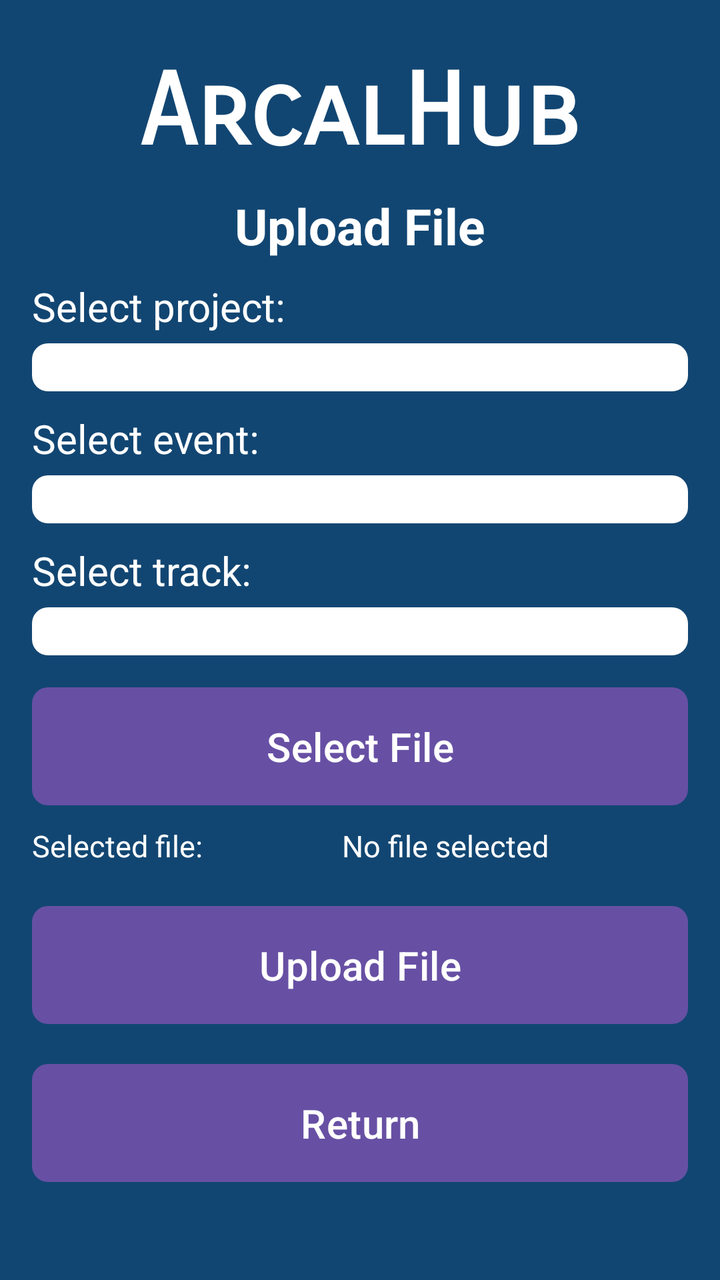
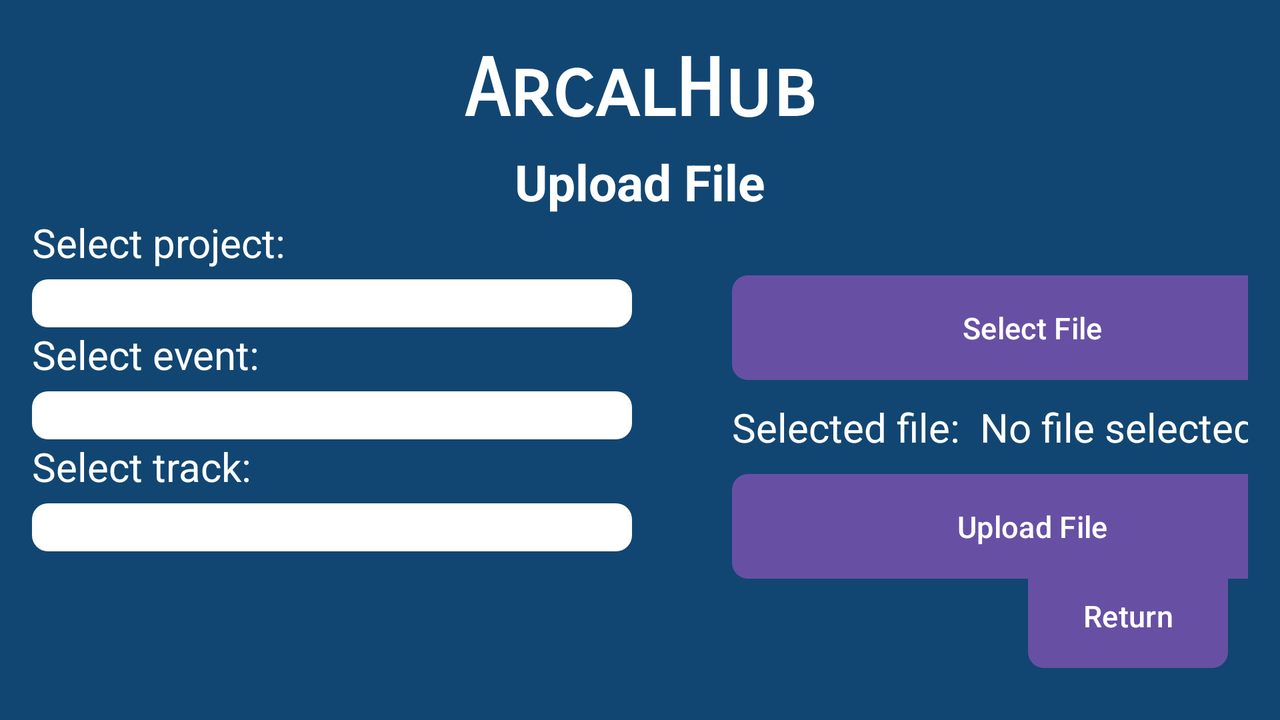

One screen, two layout resources from the same app: the default and the repository's alternative for another configuration. Each is rendered where Android would select it; the XML of both is given below.
<!-- AndroidManifest.xml: application theme Theme.ProyectoAplicacion -->
<!-- res/layout/activity_upload.xml -->
<?xml version="1.0" encoding="utf-8"?>
<androidx.constraintlayout.widget.ConstraintLayout xmlns:android="http://schemas.android.com/apk/res/android"
    xmlns:app="http://schemas.android.com/apk/res-auto"
    xmlns:tools="http://schemas.android.com/tools"
    android:layout_width="match_parent"
    android:layout_height="match_parent"
    tools:context=".UploadActivity"
    android:padding="16dp"
    android:background="@color/bluedark">

    <TextView
        android:id="@+id/nameAPP"
        android:layout_width="wrap_content"
        android:layout_height="wrap_content"
        android:layout_marginTop="10dp"
        android:fontFamily="sans-serif-smallcaps"
        android:text="ArcalHub"
        android:textColor="@color/white"
        android:textSize="50dp"
        android:textStyle="bold"
        app:layout_constraintTop_toTopOf="parent"
        app:layout_constraintStart_toStartOf="parent"
        app:layout_constraintEnd_toEndOf="parent"/>

    <TextView
        android:id="@+id/uploadActivity"
        android:layout_width="wrap_content"
        android:layout_height="wrap_content"
        android:text="Upload File"
        android:textColor="@color/white"
        android:textSize="25dp"
        android:textStyle="bold"
        app:layout_constraintTop_toBottomOf="@id/nameAPP"
        app:layout_constraintStart_toStartOf="parent"
        app:layout_constraintEnd_toEndOf="parent"
        android:layout_marginTop="10dp"/>

    <TextView
        android:id="@+id/selectProjectText"
        android:layout_width="match_parent"
        android:layout_height="wrap_content"
        android:layout_marginTop="10dp"
        android:text="Select project:"
        android:textColor="@color/white"
        android:textSize="20dp"
        app:layout_constraintTop_toBottomOf="@id/uploadActivity"
        app:layout_constraintStart_toStartOf="parent"
        app:layout_constraintEnd_toEndOf="parent" />

    <Spinner
        android:id="@+id/projectSpinner"
        android:layout_width="match_parent"
        android:layout_height="wrap_content"
        style="@style/SpinnerStyle"
        android:layout_marginTop="5dp"
        app:layout_constraintTop_toBottomOf="@id/selectProjectText"
        app:layout_constraintStart_toStartOf="parent"
        app:layout_constraintEnd_toEndOf="parent"/>

    <TextView
        android:id="@+id/selectEventText"
        android:layout_width="match_parent"
        android:layout_height="wrap_content"
        android:text="Select event:"
        android:textColor="@color/white"
        android:textSize="20dp"
        app:layout_constraintTop_toBottomOf="@id/projectSpinner"
        app:layout_constraintEnd_toEndOf="parent"
        app:layout_constraintStart_toStartOf="parent"
        android:layout_marginTop="10dp" />

    <Spinner
        android:id="@+id/eventSpinner"
        android:layout_width="match_parent"
        android:layout_height="wrap_content"
        style="@style/SpinnerStyle"
        app:layout_constraintTop_toBottomOf="@id/selectEventText"
        app:layout_constraintStart_toStartOf="parent"
        app:layout_constraintEnd_toEndOf="parent"
        android:layout_marginTop="5dp"/>

    <TextView
        android:id="@+id/selectTrackText"
        android:layout_width="match_parent"
        android:layout_height="wrap_content"
        android:text="Select track:"
        android:textColor="@color/white"
        android:textSize="20dp"
        app:layout_constraintTop_toBottomOf="@id/eventSpinner"
        app:layout_constraintEnd_toEndOf="parent"
        app:layout_constraintStart_toStartOf="parent"
        android:layout_marginTop="10dp" />

    <Spinner
        android:id="@+id/trackSpinner"
        android:layout_width="match_parent"
        android:layout_height="wrap_content"
        style="@style/SpinnerStyle"
        app:layout_constraintTop_toBottomOf="@id/selectTrackText"
        app:layout_constraintStart_toStartOf="parent"
        app:layout_constraintEnd_toEndOf="parent"
        android:layout_marginTop="5dp"/>

    <Button
        android:id="@+id/selectFileButton"
        style="@style/ButtonStyle"
        android:layout_width="match_parent"
        android:layout_height="wrap_content"
        android:text="Select File"
        android:textSize="20dp"
        app:layout_constraintTop_toBottomOf="@id/trackSpinner"
        app:layout_constraintStart_toStartOf="parent"
        app:layout_constraintEnd_toEndOf="parent"
        app:layout_constraintHorizontal_bias="0.0"
        tools:layout_editor_absoluteY="481dp" />

    <TextView
        android:id="@+id/selectedFileText"
        android:layout_height="wrap_content"
        android:layout_width="wrap_content"
        android:text="Selected file:"
        android:textColor="@color/white"
        android:textSize="15dp"
        app:layout_constraintTop_toBottomOf="@id/selectFileButton"
        app:layout_constraintStart_toStartOf="parent"
        android:layout_marginTop="10dp" />

    <TextView
        android:id="@+id/selectedFileNameText"
        android:layout_height="wrap_content"
        android:layout_width="wrap_content"
        android:text="No file selected"
        android:textColor="@color/white"
        android:textSize="15dp"
        app:layout_constraintTop_toBottomOf="@id/selectFileButton"
        app:layout_constraintStart_toEndOf="@id/selectedFileText"
        app:layout_constraintEnd_toEndOf="parent"
        android:layout_marginTop="10dp"/>

    <Button
        android:id="@+id/uploadButton"
        style="@style/ButtonStyle"
        android:layout_width="0dp"
        android:layout_height="wrap_content"
        android:text="Upload File"
        android:textSize="20dp"
        app:layout_constraintEnd_toEndOf="parent"
        app:layout_constraintHorizontal_bias="0.0"
        app:layout_constraintStart_toStartOf="parent"
        app:layout_constraintTop_toBottomOf="@id/selectedFileNameText"
        android:layout_marginTop="20dp" />

    <Button
        android:id="@+id/returnButton"
        style="@style/ButtonStyle"
        android:layout_width="0dp"
        android:layout_height="wrap_content"
        android:text="Return"
        android:textSize="20dp"
        app:layout_constraintHorizontal_bias="0.0"
        app:layout_constraintTop_toBottomOf="@id/uploadButton"
        app:layout_constraintEnd_toEndOf="parent"
        app:layout_constraintStart_toStartOf="parent"
        android:layout_marginTop="20dp" />

</androidx.constraintlayout.widget.ConstraintLayout>
<!-- resources referenced by this layout -->
<resources>
  <color name="bluedark">#124672</color>
  <color name="white">#FFFFFF</color>
  <style name="ButtonStyle">
          <item name="android:background">@drawable/button_background</item>
          <item name="android:padding">12dp</item>
          <item name="android:textColor">@android:color/white</item>
          <item name="android:layout_marginTop">16dp</item>
      </style>
  <style name="SpinnerStyle">
          <item name="android:background">@drawable/spinner_background</item>
          <item name="android:padding">12dp</item>
          <item name="android:textColor">@android:color/white</item>
          <item name="android:textStyle">bold</item>
          <item name="android:layout_marginTop">16dp</item>
      </style>
  <!-- from res/values-v23/ -->
  <style name="Theme.ProyectoAplicacion" parent="Base.Theme.ProyectoAplicacion">
          
          <item name="android:navigationBarColor">@android:color/transparent</item>
          <item name="android:statusBarColor">@android:color/transparent</item>
          <item name="android:windowLightStatusBar">?attr/isLightTheme</item>
      </style>
  <!-- drawable button_background (drawable) -->
  <?xml version="1.0" encoding="utf-8"?>
  <shape xmlns:android="http://schemas.android.com/apk/res/android">
      <corners android:radius="8dp"/>
      <solid android:color="@color/purple_200"/>
      <padding android:left="16dp" android:top="10dp" android:right="16dp" android:bottom="10dp"/>
  </shape>
  <!-- drawable spinner_background (drawable) -->
  <?xml version="1.0" encoding="utf-8"?>
  <shape xmlns:android="http://schemas.android.com/apk/res/android">
      <corners android:radius="8dp"/>
      <solid android:color="@color/white"/>
      <padding android:left="16dp" android:top="10dp" android:right="16dp" android:bottom="10dp"/>
  </shape>
  <style name="Base.Theme.ProyectoAplicacion" parent="Theme.Material3.DayNight.NoActionBar">
          
          
      </style>
  <color name="purple_200">#BB86FC</color>
</resources>
<!-- res/layout-land/activity_upload.xml (the repository's variant of the layout above) -->
<!-- drawn on the phone turned sideways -->
<?xml version="1.0" encoding="utf-8"?>
<androidx.constraintlayout.widget.ConstraintLayout xmlns:android="http://schemas.android.com/apk/res/android"
    xmlns:app="http://schemas.android.com/apk/res-auto"
    xmlns:tools="http://schemas.android.com/tools"
    android:layout_width="match_parent"
    android:layout_height="match_parent"
    tools:context=".UploadActivity"
    android:padding="16dp"
    android:background="@color/bluedark">

    <TextView
        android:id="@+id/nameAPP"
        android:layout_width="wrap_content"
        android:layout_height="wrap_content"
        android:layout_marginTop="5dp"
        android:fontFamily="sans-serif-smallcaps"
        android:text="ArcalHub"
        android:textColor="@color/white"
        android:textSize="40dp"
        android:textStyle="bold"
        app:layout_constraintTop_toTopOf="parent"
        app:layout_constraintStart_toStartOf="parent"
        app:layout_constraintEnd_toEndOf="parent"/>

    <TextView
        android:id="@+id/uploadActivity"
        android:layout_width="wrap_content"
        android:layout_height="wrap_content"
        android:text="Upload File"
        android:textColor="@color/white"
        android:textSize="25dp"
        android:textStyle="bold"
        app:layout_constraintTop_toBottomOf="@id/nameAPP"
        app:layout_constraintStart_toStartOf="parent"
        app:layout_constraintEnd_toEndOf="parent"
        android:layout_marginTop="5dp"/>

    <TextView
        android:id="@+id/selectProjectText"
        android:layout_width="300dp"
        android:layout_height="wrap_content"
        android:text="Select project:"
        android:textColor="@color/white"
        android:textSize="20dp"
        app:layout_constraintTop_toBottomOf="@id/uploadActivity"
        app:layout_constraintStart_toStartOf="parent" />

    <Spinner
        android:id="@+id/projectSpinner"
        android:layout_width="300dp"
        android:layout_height="wrap_content"
        style="@style/SpinnerStyle"
        android:layout_marginTop="5dp"
        app:layout_constraintTop_toBottomOf="@id/selectProjectText"
        app:layout_constraintStart_toStartOf="parent"/>

    <TextView
        android:id="@+id/selectEventText"
        android:layout_width="300dp"
        android:layout_height="wrap_content"
        android:text="Select event:"
        android:textColor="@color/white"
        android:textSize="20dp"
        app:layout_constraintTop_toBottomOf="@id/projectSpinner"
        app:layout_constraintStart_toStartOf="parent" />

    <Spinner
        android:id="@+id/eventSpinner"
        android:layout_width="300dp"
        android:layout_height="wrap_content"
        style="@style/SpinnerStyle"
        app:layout_constraintTop_toBottomOf="@id/selectEventText"
        app:layout_constraintStart_toStartOf="parent"
        android:layout_marginTop="5dp"/>

    <TextView
        android:id="@+id/selectTrackText"
        android:layout_width="300dp"
        android:layout_height="wrap_content"
        android:text="Select track:"
        android:textColor="@color/white"
        android:textSize="20dp"
        app:layout_constraintTop_toBottomOf="@id/eventSpinner"
        app:layout_constraintStart_toStartOf="parent" />

    <Spinner
        android:id="@+id/trackSpinner"
        android:layout_width="300dp"
        android:layout_height="wrap_content"
        style="@style/SpinnerStyle"
        app:layout_constraintTop_toBottomOf="@id/selectTrackText"
        app:layout_constraintStart_toStartOf="parent"
        android:layout_marginTop="5dp"/>

    <Button
        android:id="@+id/selectFileButton"
        style="@style/ButtonStyle"
        android:layout_width="300dp"
        android:layout_height="wrap_content"
        android:text="Select File"
        android:textSize="15dp"
        app:layout_constraintTop_toBottomOf="@id/uploadActivity"
        app:layout_constraintStart_toEndOf="@id/projectSpinner"
        android:layout_marginStart="50dp"
        android:layout_marginTop="30dp" />

    <TextView
        android:id="@+id/selectedFileText"
        android:layout_height="wrap_content"
        android:layout_width="wrap_content"
        android:text="Selected file:"
        android:textColor="@color/white"
        android:textSize="20dp"
        app:layout_constraintTop_toBottomOf="@id/selectFileButton"
        app:layout_constraintStart_toEndOf="@id/projectSpinner"
        android:layout_marginStart="50dp"
        android:layout_marginTop="10dp" />

    <TextView
        android:id="@+id/selectedFileNameText"
        android:layout_height="wrap_content"
        android:layout_width="wrap_content"
        android:text="No file selected"
        android:textColor="@color/white"
        android:textSize="20dp"
        app:layout_constraintTop_toBottomOf="@id/selectFileButton"
        app:layout_constraintStart_toEndOf="@id/selectedFileText"
        android:layout_marginStart="10dp"
        android:layout_marginTop="10dp" />

    <Button
        android:id="@+id/uploadButton"
        style="@style/ButtonStyle"
        android:layout_width="300dp"
        android:layout_height="wrap_content"
        android:text="Upload File"
        android:textSize="15dp"
        app:layout_constraintTop_toBottomOf="@id/selectedFileNameText"
        app:layout_constraintStart_toEndOf="@id/projectSpinner"
        android:layout_marginStart="50dp"
        android:layout_marginTop="10dp" />

    <Button
        android:id="@+id/returnButton"
        style="@style/ButtonStyle"
        android:layout_width="100dp"
        android:layout_height="wrap_content"
        android:text="Return"
        android:textSize="15dp"
        app:layout_constraintBottom_toBottomOf="parent"
        app:layout_constraintEnd_toEndOf="parent"
        android:layout_marginRight="10dp"
        android:layout_marginBottom="10dp" />

</androidx.constraintlayout.widget.ConstraintLayout>
